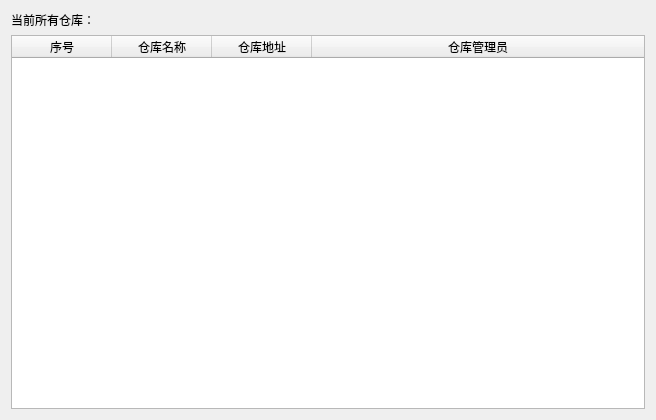
<?xml version="1.0" encoding="UTF-8"?>
<ui version="4.0">
 <class>Form</class>
 <widget class="QWidget" name="Form">
  <property name="geometry">
   <rect>
    <x>0</x>
    <y>0</y>
    <width>656</width>
    <height>420</height>
   </rect>
  </property>
  <property name="windowTitle">
   <string>Form</string>
  </property>
  <layout class="QVBoxLayout" name="verticalLayout">
   <item>
    <widget class="QLabel" name="label_5">
     <property name="text">
      <string>当前所有仓库：</string>
     </property>
    </widget>
   </item>
   <item>
    <widget class="QTableWidget" name="tableWidget">
     <property name="selectionMode">
      <enum>QAbstractItemView::SingleSelection</enum>
     </property>
     <property name="selectionBehavior">
      <enum>QAbstractItemView::SelectRows</enum>
     </property>
     <attribute name="horizontalHeaderStretchLastSection">
      <bool>true</bool>
     </attribute>
     <attribute name="verticalHeaderVisible">
      <bool>false</bool>
     </attribute>
     <column>
      <property name="text">
       <string>序号</string>
      </property>
     </column>
     <column>
      <property name="text">
       <string>仓库名称</string>
      </property>
     </column>
     <column>
      <property name="text">
       <string>仓库地址</string>
      </property>
     </column>
     <column>
      <property name="text">
       <string>仓库管理员</string>
      </property>
     </column>
    </widget>
   </item>
  </layout>
 </widget>
 <resources/>
 <connections/>
</ui>
